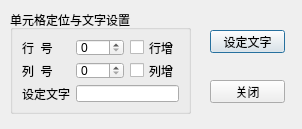
<?xml version="1.0" encoding="UTF-8"?>
<ui version="4.0">
 <class>QWDialogLocate</class>
 <widget class="QDialog" name="QWDialogLocate">
  <property name="geometry">
   <rect>
    <x>0</x>
    <y>0</y>
    <width>302</width>
    <height>129</height>
   </rect>
  </property>
  <property name="windowTitle">
   <string>Dialog</string>
  </property>
  <widget class="QGroupBox" name="groupBox">
   <property name="geometry">
    <rect>
     <x>10</x>
     <y>10</y>
     <width>181</width>
     <height>104</height>
    </rect>
   </property>
   <property name="title">
    <string>单元格定位与文字设置</string>
   </property>
   <layout class="QGridLayout" name="gridLayout">
    <item row="0" column="0">
     <widget class="QLabel" name="label">
      <property name="text">
       <string>行  号</string>
      </property>
     </widget>
    </item>
    <item row="0" column="1">
     <widget class="QSpinBox" name="sbRow"/>
    </item>
    <item row="0" column="2">
     <widget class="QCheckBox" name="chkRow">
      <property name="text">
       <string>行增</string>
      </property>
     </widget>
    </item>
    <item row="1" column="0">
     <widget class="QLabel" name="label_2">
      <property name="text">
       <string>列  号</string>
      </property>
     </widget>
    </item>
    <item row="1" column="1">
     <widget class="QSpinBox" name="sbCol"/>
    </item>
    <item row="1" column="2">
     <widget class="QCheckBox" name="chkCol">
      <property name="text">
       <string>列增</string>
      </property>
     </widget>
    </item>
    <item row="2" column="0">
     <widget class="QLabel" name="label_3">
      <property name="text">
       <string>设定文字</string>
      </property>
     </widget>
    </item>
    <item row="2" column="1" colspan="2">
     <widget class="QLineEdit" name="lineEdit"/>
    </item>
   </layout>
  </widget>
  <widget class="QPushButton" name="btnText">
   <property name="geometry">
    <rect>
     <x>210</x>
     <y>30</y>
     <width>75</width>
     <height>23</height>
    </rect>
   </property>
   <property name="text">
    <string>设定文字</string>
   </property>
  </widget>
  <widget class="QPushButton" name="btnClose">
   <property name="geometry">
    <rect>
     <x>210</x>
     <y>80</y>
     <width>75</width>
     <height>23</height>
    </rect>
   </property>
   <property name="text">
    <string>关闭</string>
   </property>
  </widget>
 </widget>
 <resources/>
 <connections>
  <connection>
   <sender>btnClose</sender>
   <signal>clicked()</signal>
   <receiver>QWDialogLocate</receiver>
   <slot>close()</slot>
   <hints>
    <hint type="sourcelabel">
     <x>261</x>
     <y>86</y>
    </hint>
    <hint type="destinationlabel">
     <x>277</x>
     <y>117</y>
    </hint>
   </hints>
  </connection>
 </connections>
</ui>
